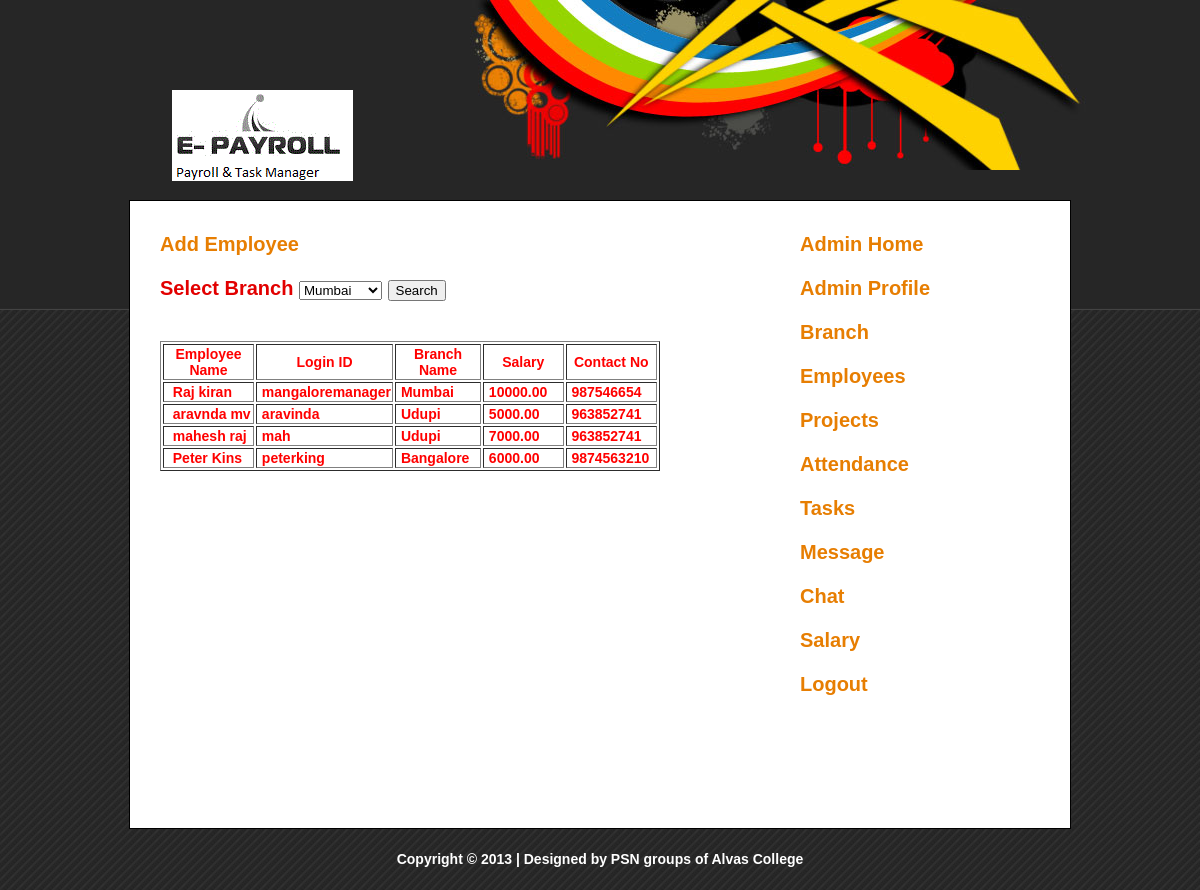
/viewemployee.php, run on the app's committed database.
### tables this page shows
CREATE TABLE IF NOT EXISTS `employees` (
  `empid` int(10) NOT NULL AUTO_INCREMENT,
  `fname` varchar(25) NOT NULL,
  `lname` varchar(25) NOT NULL,
  `loginid` varchar(25) NOT NULL,
  `password` varchar(25) NOT NULL,
  `branchid` int(11) NOT NULL,
  `joindate` date NOT NULL,
  `basicsalary` double(10,2) NOT NULL,
  `address` text NOT NULL,
  `city` varchar(25) NOT NULL,
  `state` varchar(25) NOT NULL,
  `country` varchar(20) NOT NULL,
  `contactno` varchar(25) NOT NULL,
  `sex` varchar(15) NOT NULL,
  `dob` date NOT NULL,
  `emptype` varchar(20) NOT NULL,
  `expirence` int(10) NOT NULL,
  PRIMARY KEY (`empid`),
  UNIQUE KEY `loginid` (`loginid`)
);

CREATE TABLE IF NOT EXISTS `branch` (
  `branchid` int(10) NOT NULL AUTO_INCREMENT,
  `branchname` varchar(25) NOT NULL,
  `address` text NOT NULL,
  `city` varchar(25) NOT NULL,
  `state` varchar(25) NOT NULL,
  `country` varchar(20) NOT NULL,
  `contactno` varchar(25) NOT NULL,
  PRIMARY KEY (`branchid`)
);

### viewemployee.php (the view, shortened to what this page needs)
<?php
    include("header.php");
if(isset($_POST[submitsearch]))
{
$qresult=mysql_query("select * from employees where empid!= '100' AND branchid='$_POST[branchid]'");
}
else
{
$qresult=mysql_query("select * from employees where empid!= '100' ");
}
	$qresultbranch=mysql_query("select * from branch");
	?>
    <div id="templatemo_content">
        <div id="templatemo_content_left">
        	<div class="header_02"><strong><a href="addemployees.php">Add Employee</a></strong></div>
               	<div class="header_02">
               	  <form id="form1" name="form1" method="post" action="">
               	    <label for="branchid"><strong>Select Branch </strong></label>
               	    <select name="branchid" id="branchid">
                    <?php
                   while($arrows = mysql_fetch_array($qresultbranch))
				   {
					   echo " <option value='$arrows[branchid]'> $arrows[branchname] </option>";
				   }
					?>
           	        </select>
                    <input name="submitsearch" id="submitsearch" type="submit" value="Search" />
           	      </form>
               	</div>
   	      <table width="500" border="1">
       	      <tr>
       	        <th width="111" scope="col">Employee Name</th>
       	        <th width="75" scope="col">Login ID</th>
       	        <th width="93" scope="col">Branch Name</th>
       	        <th width="93" scope="col">Salary</th>
       	        <th width="94" scope="col">Contact No</th>
   	        </tr>
			<?php
			while($arrvar=mysql_fetch_array($qresult))
			{
				echo "        <tr>
              <td>&nbsp; $arrvar[fname] $arrvar[lname]</td>
              <td>&nbsp;$arrvar[loginid]</td>";
$qresulta=mysql_query("select * from branch where branchid='$arrvar[branchid]'");
$arrowsbr = mysql_fetch_array($qresulta);
              echo "<td>&nbsp;$arrowsbr[branchname]</td>
			  <td>&nbsp;$arrvar[basicsalary]</td>
			  <td>&nbsp;$arrvar[contactno]</td>
            </tr>";
			}
			?>
   	      </table>
   	      <p>&nbsp;</p>
            <div class="margin_bottom_40"></div>
        </div>
        <div id="templatemo_content_right">
        	<div class="content_right_section">
                                            <?php
			 if($_SESSION["logintype"] = "Admin")
			 {
				include("adminsidebar.php");
			 }
			 else
			 {
				 include("empsidebar.php");
			 }
				?>
                <div class="margin_bottom_20"></div>
        	</div>
        </div>
    </div>
   <?php
   include("footer.php");
   ?>

### templatemo_style.css (style rules this page uses)
body { margin: 0; padding: 0; line-height: 1.5em; font-family: Arial, Helvetica, sans-serif; font-size: 11px; color: #333333; background: #262626 url(images/templatemo_main_bg_repeat.jpg); }
a:link, a:visited { color: #e77e02; text-decoration: none; font-weight: bold; }
p { margin: 0px; padding: 0px; }
.margin_bottom_20 { clear: both; width: 100%; height: 20px; font-size: 1px; }
.margin_bottom_40 { clear: both; width: 100%; height: 40px; font-size: 1px; }
.header_02 { color: #e20000; font-size: 20px; font-weight: bold; padding: 3px 0 5px 0; margin: 0 0 15px 0; }
#templatemo_content { clear: both; width: 940px; margin: 30px 19px 0 19px; background: #ffffff; border: 1px solid #000; }
#templatemo_content #templatemo_content_left { float: left; width: 580px; padding: 30px; }
#templatemo_content_left p { padding-bottom: 10px; text-align: justify; }
#templatemo_content #templatemo_content_right { float: right; width: 240px; padding: 30px }
.content_right_section { clear: both; }

### header.php (style rules this page uses)
body,td,th { font-size: 14px; font-weight: bold; color: #F00; }
body { background-color: #FFF; }

### data on the page
employees: fname "Raj", lname "kiran", loginid "mangaloremanager", branchid.branchname "Mumbai", basicsalary "10000.00", contactno "987546654"
employees: fname "aravnda", lname "mv", loginid "aravinda", branchid.branchname "Udupi", basicsalary "5000.00", contactno "963852741"
employees: fname "mahesh", lname "raj", loginid "mah", branchid.branchname "Udupi", basicsalary "7000.00", contactno "963852741"
employees: fname "Peter", lname "Kins", loginid "peterking", branchid.branchname "Bangalore", basicsalary "6000.00", contactno "9874563210"

### other printed values
form field branchid "Mumbai"
